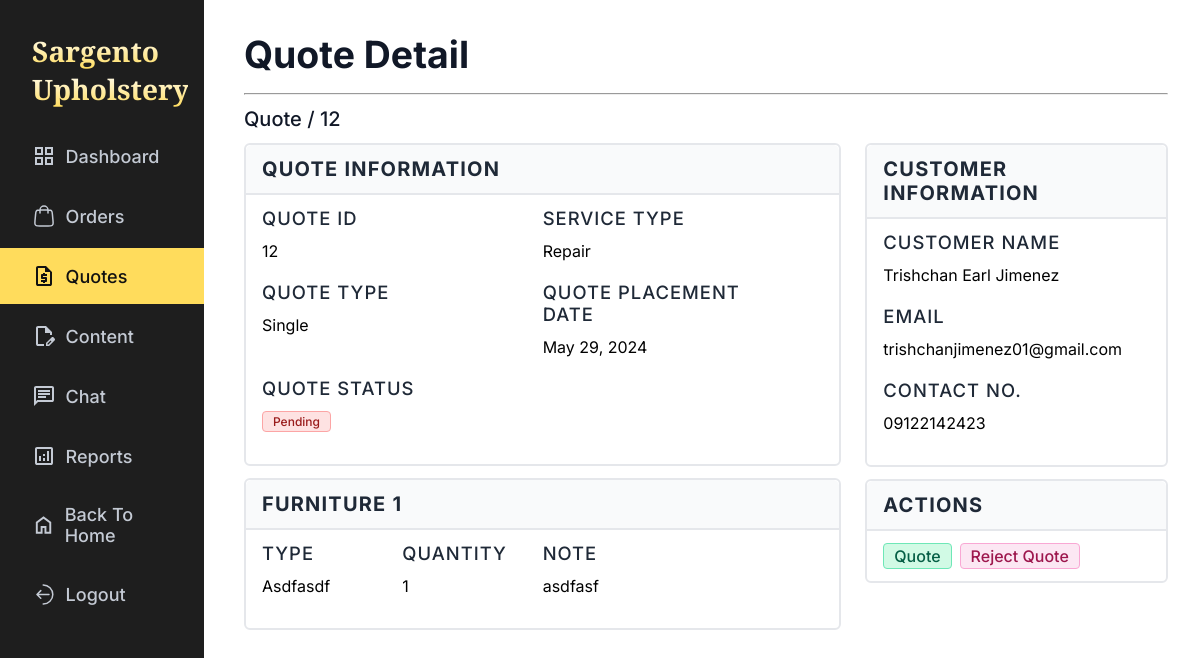
/admin/quotation_details.php?quote-id=12 (signed in), run on an earlier commit of the app's database.
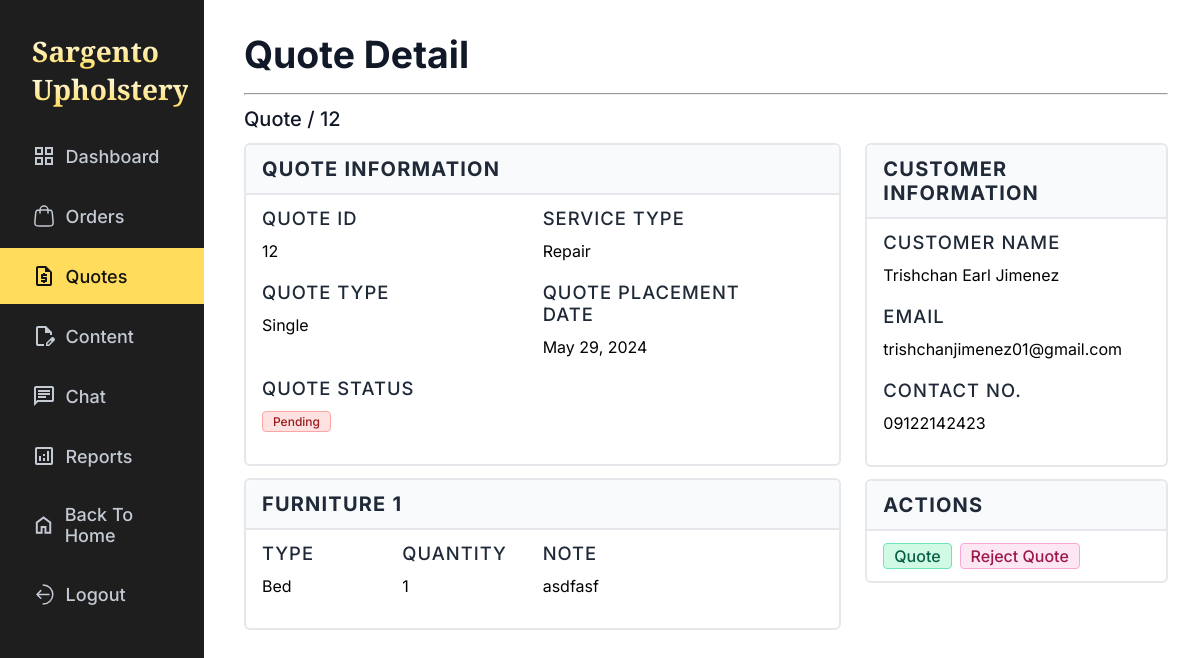
And on a later commit of the database.
### tables this page shows
CREATE TABLE `items` (
  `item_id` int NOT NULL,
  `quote_id` int DEFAULT NULL,
  `custom_id` int DEFAULT NULL,
  `furniture` varchar(255) DEFAULT NULL,
  `description` text,
  `item_ref_img` text,
  `quantity` int UNSIGNED DEFAULT NULL,
  `item_price` float DEFAULT NULL,
  `item_status` enum('pending','approved','modified','rejected','accepted','cancelled') DEFAULT 'pending'
);

### admin/quotation_details.php (the view, shortened to what the changed rows need)
<?php
    include_once("../notif.php");
    include_once("../alert.php");
?>
<?php
    $quote_id = $_GET['quote-id'];
    $sql = "
        SELECT
            *
        FROM
            items
        LEFT JOIN
            customs USING(custom_id)
        WHERE
            quote_id = :quote_id";
    $stmt = $conn->prepare($sql);
    $stmt->bindParam(':quote_id', $quote_id);
    $stmt->execute();
    $items = $stmt->fetchAll(PDO::FETCH_ASSOC);
?>
<!DOCTYPE html>
<html lang="en">
<head>
    <link rel="stylesheet" href="../css/global.css">
    <link rel="stylesheet" href="../css/admin/quotations.css">
</head>
<body>
<div class="orders">
    <?php require 'sidebar.php' ?>
    <div class="order-detail">
        <div class="detail">
            <div class="left">
                <?php $counter = 0; foreach($items as $item): $counter++; ?>
                    <div class="order-information">
                        <p class="info-title">FURNITURE <?= $counter ?></p>
                        <div class="info-order-detail  quote-detail-item">
                            <div class="info">
                                <span class="info-name"> TYPE </span>
                                <span class="info-detail">
                                    <?= ucfirst($item['furniture']) ?>
                                </span>
                            </div>
                            <div class="info">
                                <span class="info-name"> QUANTITY </span>
                                <span class="info-detail">
                                    <?= $item['quantity'] ?>
                                </span>
                            </div>
                            <div class="info">
                                <span class="info-name"> NOTE </span>
                                <span class="info-detail">
                                    <?= $item['description'] ?>
                                </span>
                            </div>
                        </div>
                    </div>
                <?php endforeach; ?>
            </div>
        </div>
    </div>
</div>
</body>
</html>

What changed in the data, as far as the page shows it:
changed items "asdfasf": furniture "Asdfasdf" → "Bed"
